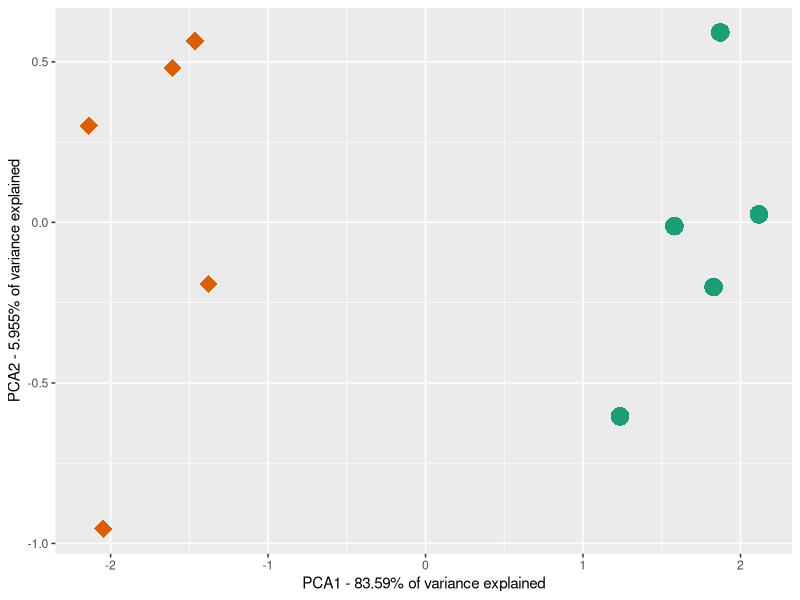

Generate this figure with R:
# LIBRARY IMPORTS
library(ggplot2)
library(Hmisc)
library(plyr)

# DATA HANDLING
cat <- read.csv("../Results/CategoryStructure.csv", head=TRUE)

# COMPUTE PCA
cat.pca <- prcomp(cat, retx=T)
# Replace previous values with PCA values
cat[,2:11] <- cat.pca$x

# PLOT
cat.plot <- ggplot(data=cat, aes(x=dim0, y=dim1, colour=factor(category), shape=factor(category))) +
  xlab("PCA1 - 83.59% of variance explained") +
  ylab("PCA2 - 5.955% of variance explained") +
  scale_colour_brewer(palette="Dark2", guide=F) +
  scale_shape_manual(values=c(16,18), guide=F) +
  geom_point(size=6)
ggsave("../Results/CategoryStructure.pdf", plot=cat.plot,
       width=3, height=3)
